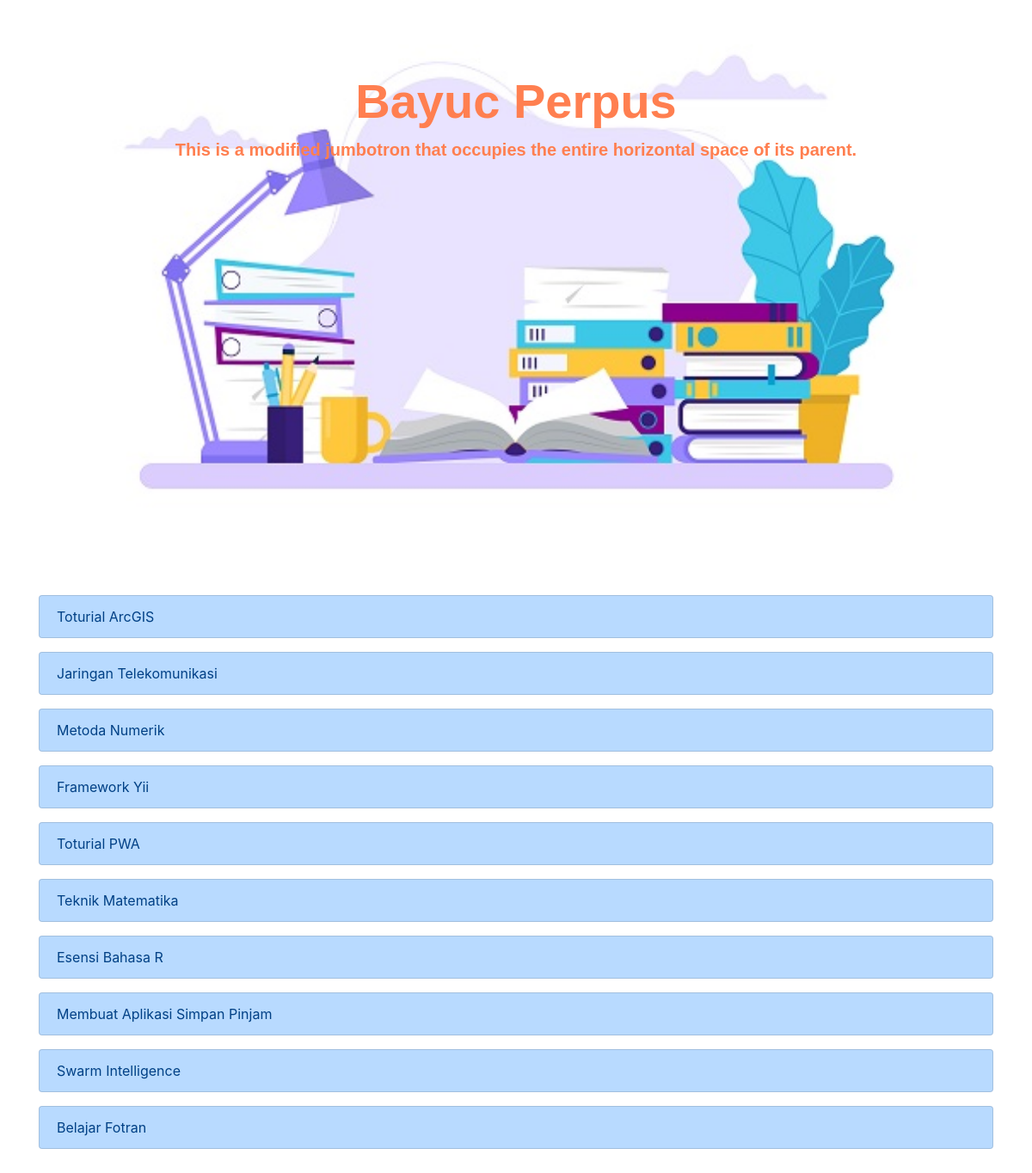
Screenshot of /latihan5c/index.php with the database file from the repository.
### tables this page shows
CREATE TABLE `book` (
  `id` int(3) NOT NULL,
  `gambar` varchar(30) NOT NULL,
  `nama_buku` varchar(30) NOT NULL,
  `penulis` varchar(20) NOT NULL,
  `tahun_terbit` int(4) NOT NULL,
  `penerbit` varchar(30) NOT NULL
);

### latihan5c/php/functions.php (called while the page is built)
<?php
function koneksi()
{
    $conn = mysqli_connect("localhost", "root", "") or die ("Koneksi ke DB gagal");
    mysqli_select_db($conn, "tubes_193040058") or die ("database salah!");
    return $conn;
}
function query($sql)
{
    $conn = koneksi();
    $result = mysqli_query($conn, "$sql");
    $books = [];
    while ($book = mysqli_fetch_assoc($result)) {
        $books[] = $book;
    }
    return $books;
}
?>

### latihan5c/index.php (the view, shortened to what this page needs)
<?php
require 'php/functions.php';
$book = query("SELECT * FROM book")
?>
<!DOCTYPE html>
<html lang="en">
<head>
    <link rel="stylesheet" type="text/css" href="css/style.css">
    <link rel="stylesheet" href="https://stackpath.bootstrapcdn.com/bootstrap/4.4.1/css/bootstrap.min.css">
</head>
<body>
<div class="jumbotron jumbotron-fluid">
  <div class="container">
    <h1 class="display-4">Bayuc Perpus</h1>
    <p class="lead">This is a modified jumbotron that occupies the entire horizontal space of its parent.</p>
  </div>
</div>
<div class="container">
    <?php foreach ($book as $books) : ?>
        <p class="nama">
            <a href="php/detail.php?id=<?= $books["id"] ?>" class="list-group-item list-group-item-action list-group-item-primary">
                <?= $books["nama_buku"] ?>
            </a>
        </p>
    <?php endforeach; ?>
</div>
</body>
</html>

### latihan5c/css/style.css (style rules this page uses)
body { margin: 0; padding: 20px; font-family: sans-serif; }
.jumbotron { background-image: url(../assets/img/168.jpg); background-size: cover; height: 640px; }
.jumbotron h1, .jumbotron p { text-align: center; font-weight: 700; font-family: sans-serif; color: coral; }
* { box-sizing: border-box; }

### rows the page displays
book: nama_buku "Toturial ArcGIS"
book: nama_buku "Jaringan Telekomunikasi"
book: nama_buku "Metoda Numerik"
book: nama_buku "Framework Yii"
book: nama_buku "Toturial PWA"
book: nama_buku "Teknik Matematika"
book: nama_buku "Esensi Bahasa R"
book: nama_buku "Membuat Aplikasi Simpan Pinjam"
book: nama_buku "Swarm Intelligence"
book: nama_buku "Belajar Fotran"
